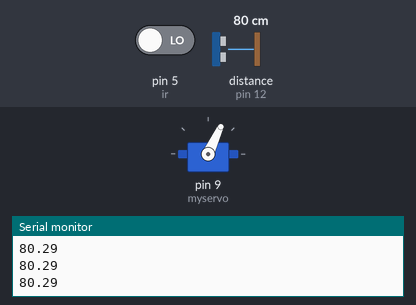
Simulated run of this sketch. Board: Arduino Uno, built with avr-gcc and run on an emulated ATmega328P. Shown: servo, the last lines printed to the serial monitor. Wiring (inferred from the names in the program): ultrasonic range finder: trigger pin 11; echo pin 12. The test bench sets the inputs (shaded band); at power-on: distance to the obstacle (sensor on pin 12) 80 cm, pin 5 (ir) LOW. The echo pulse lasts 58.3 µs per cm.

Above: at 1.2 s.
1.3 s: distance to the obstacle (sensor on pin 12) set to 23 cm
3.3 s: distance to the obstacle (sensor on pin 12) set to 18 cm
At 4.15 s:
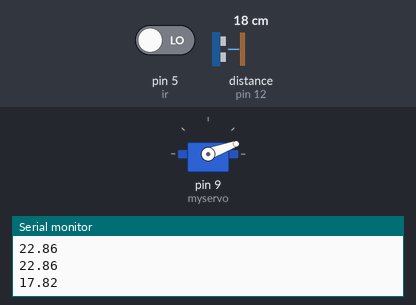
6.3 s: distance to the obstacle (sensor on pin 12) set to 35 cm
At 6.86 s:
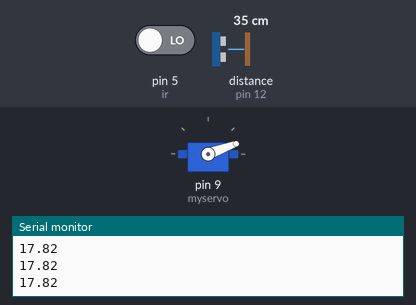
Timing chart, 0 to 9.3 s (numbered marks = the images above; inputs shaded):
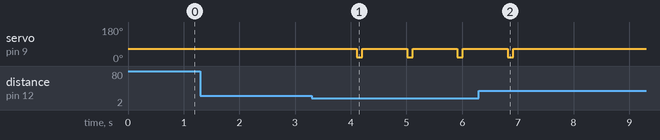

Measured:
- the behaviour switches between 21 and 20 cm on distance to the obstacle (sensor on pin 12) (found by bisection; images 0 and 1)
- after the input at 3.3 s, servo on pin 9 (myservo): alternates 65° for 0.80 s and 20° for 0.10 s, starting after 0.81 s
- after the input at 6.3 s, servo on pin 9 (myservo): goes on until 6.9 s, then stays 65°

The sketch:

code1.ino
```cpp
#include<Servo.h>
const int trigpin = 11;
const int echopin = 12;
float duration,cm;
//temperature dependent velocity eqn in cm/microsecond
float vel = (331 + (0.61 * 24))/10000;
int ir=5,val;
Servo myservo;

void setup() {
  Serial.begin(9600);
  myservo.attach(9);
  pinMode(trigpin, OUTPUT);
  pinMode(echopin, INPUT);
  pinMode(ir,INPUT);

}

void loop() {
  //ping
  myservo.write(65);
  digitalWrite(trigpin, LOW);
  delayMicroseconds(5);
  digitalWrite(trigpin, HIGH);
  delayMicroseconds(10);
  digitalWrite(trigpin, LOW);

  //echo
  duration = pulseIn(echopin, HIGH);

  //distance = speed * time
  cm = (duration / 2.00) * (vel);

  Serial.println(cm);
  //delay(50);
  if(cm<20){        //the distance between the walls of the game area is 22
  if(cm<20&&cm>=17){
  delay(800);
  myservo.write(20);
  delay(100);
  myservo.write(0);}

  if(cm<17&&cm>=13){
  delay(300);
  myservo.write(20);
  delay(100);
        myservo.write(0);}

        if(cm<13&&cm>=9){
  delay(200);
  myservo.write(20);
  delay(100);
        myservo.write(0);}

        if(cm<9&&cm>=5){
  delay(100);
  myservo.write(20);
  delay(100);
        myservo.write(0);}
        if(cm<3)
        {
          delay(100);
        }

        if(cm<5){
  delay(50);
  myservo.write(20);
  delay(100);
        myservo.write(0);}

   val=digitalRead(ir);

    if(val==HIGH){
     Serial.println("GAME OVER");
      while(1){

    }
 }
   }
   }
```
